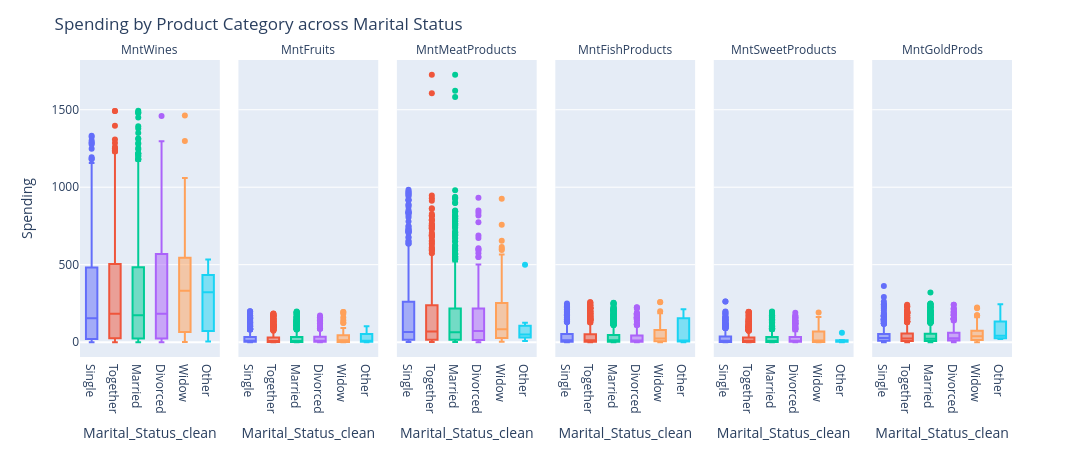

This figure's notebook cell:
### Code cell
df_long = df_q1_1.melt(
    id_vars='Marital_Status_clean',
    value_vars=product_cols,
    var_name='Product',
    value_name='Spending'
)

fig = px.box(
    df_long,
    x='Marital_Status_clean',
    y='Spending',
    color='Marital_Status_clean',
    facet_col='Product',
    points='outliers'
)

fig.update_layout(
    title='Spending by Product Category across Marital Status',
    height=450,
    width=1100,
    showlegend=False
)

fig.for_each_annotation(lambda a: a.update(text=a.text.replace("Product=", "")))
fig.show()

### Figure 1 — Plotly figure (JSON) as saved in the notebook; plotly's stock layout.template omitted (floating-point values rounded to 4 significant figures; data arrays with more than 128 entries replaced by an {"elided": "..."} marker saying what was removed)
{"data": [{"alignmentgroup": "True", "boxpoints": "outliers", "hovertemplate": "Marital_Status_clean=%{x}<br>Product=MntWines<br>Spending=%{y}<extra></extra>", "legendgroup": "Single", "marker": {"color": "#636efa"}, "name": "Single", "notched": false, "offsetgroup": "Single", "orientation": "v", "showlegend": true, "type": "box", "x": {"elided": "480 str values"}, "x0": " ", "xaxis": "x", "y": {"elided": "480 int values"}, "y0": " ", "yaxis": "y"}, {"alignmentgroup": "True", "boxpoints": "outliers", "hovertemplate": "Marital_Status_clean=%{x}<br>Product=MntFruits<br>Spending=%{y}<extra></extra>", "legendgroup": "Single", "marker": {"color": "#636efa"}, "name": "Single", "notched": false, "offsetgroup": "Single", "orientation": "v", "showlegend": false, "type": "box", "x": {"elided": "480 str values"}, "x0": " ", "xaxis": "x2", "y": {"elided": "480 int values"}, "y0": " ", "yaxis": "y2"}, {"alignmentgroup": "True", "boxpoints": "outliers", "hovertemplate": "Marital_Status_clean=%{x}<br>Product=MntMeatProducts<br>Spending=%{y}<extra></extra>", "legendgroup": "Single", "marker": {"color": "#636efa"}, "name": "Single", "notched": false, "offsetgroup": "Single", "orientation": "v", "showlegend": false, "type": "box", "x": {"elided": "480 str values"}, "x0": " ", "xaxis": "x3", "y": {"elided": "480 int values"}, "y0": " ", "yaxis": "y3"}, {"alignmentgroup": "True", "boxpoints": "outliers", "hovertemplate": "Marital_Status_clean=%{x}<br>Product=MntFishProducts<br>Spending=%{y}<extra></extra>", "legendgroup": "Single", "marker": {"color": "#636efa"}, "name": "Single", "notched": false, "offsetgroup": "Single", "orientation": "v", "showlegend": false, "type": "box", "x": {"elided": "480 str values"}, "x0": " ", "xaxis": "x4", "y": {"elided": "480 int values"}, "y0": " ", "yaxis": "y4"}, {"alignmentgroup": "True", "boxpoints": "outliers", "hovertemplate": "Marital_Status_clean=%{x}<br>Product=MntSweetProducts<br>Spending=%{y}<extra></extra>", "legendgroup": "Single", "marker": {"color": "#636efa"}, "name": "Single", "notched": false, "offsetgroup": "Single", "orientation": "v", "showlegend": false, "type": "box", "x": {"elided": "480 str values"}, "x0": " ", "xaxis": "x5", "y": {"elided": "480 int values"}, "y0": " ", "yaxis": "y5"}, {"alignmentgroup": "True", "boxpoints": "outliers", "hovertemplate": "Marital_Status_clean=%{x}<br>Product=MntGoldProds<br>Spending=%{y}<extra></extra>", "legendgroup": "Single", "marker": {"color": "#636efa"}, "name": "Single", "notched": false, "offsetgroup": "Single", "orientation": "v", "showlegend": false, "type": "box", "x": {"elided": "480 str values"}, "x0": " ", "xaxis": "x6", "y": {"elided": "480 int values"}, "y0": " ", "yaxis": "y6"}, {"alignmentgroup": "True", "boxpoints": "outliers", "hovertemplate": "Marital_Status_clean=%{x}<br>Product=MntWines<br>Spending=%{y}<extra></extra>", "legendgroup": "Together", "marker": {"color": "#EF553B"}, "name": "Together", "notched": false, "offsetgroup": "Together", "orientation": "v", "showlegend": true, "type": "box", "x": {"elided": "580 str values"}, "x0": " ", "xaxis": "x", "y": {"elided": "580 int values"}, "y0": " ", "yaxis": "y"}, {"alignmentgroup": "True", "boxpoints": "outliers", "hovertemplate": "Marital_Status_clean=%{x}<br>Product=MntFruits<br>Spending=%{y}<extra></extra>", "legendgroup": "Together", "marker": {"color": "#EF553B"}, "name": "Together", "notched": false, "offsetgroup": "Together", "orientation": "v", "showlegend": false, "type": "box", "x": {"elided": "580 str values"}, "x0": " ", "xaxis": "x2", "y": {"elided": "580 int values"}, "y0": " ", "yaxis": "y2"}, {"alignmentgroup": "True", "boxpoints": "outliers", "hovertemplate": "Marital_Status_clean=%{x}<br>Product=MntMeatProducts<br>Spending=%{y}<extra></extra>", "legendgroup": "Together", "marker": {"color": "#EF553B"}, "name": "Together", "notched": false, "offsetgroup": "Together", "orientation": "v", "showlegend": false, "type": "box", "x": {"elided": "580 str values"}, "x0": " ", "xaxis": "x3", "y": {"elided": "580 int values"}, "y0": " ", "yaxis": "y3"}, {"alignmentgroup": "True", "boxpoints": "outliers", "hovertemplate": "Marital_Status_clean=%{x}<br>Product=MntFishProducts<br>Spending=%{y}<extra></extra>", "legendgroup": "Together", "marker": {"color": "#EF553B"}, "name": "Together", "notched": false, "offsetgroup": "Together", "orientation": "v", "showlegend": false, "type": "box", "x": {"elided": "580 str values"}, "x0": " ", "xaxis": "x4", "y": {"elided": "580 int values"}, "y0": " ", "yaxis": "y4"}, {"alignmentgroup": "True", "boxpoints": "outliers", "hovertemplate": "Marital_Status_clean=%{x}<br>Product=MntSweetProducts<br>Spending=%{y}<extra></extra>", "legendgroup": "Together", "marker": {"color": "#EF553B"}, "name": "Together", "notched": false, "offsetgroup": "Together", "orientation": "v", "showlegend": false, "type": "box", "x": {"elided": "580 str values"}, "x0": " ", "xaxis": "x5", "y": {"elided": "580 int values"}, "y0": " ", "yaxis": "y5"}, {"alignmentgroup": "True", "boxpoints": "outliers", "hovertemplate": "Marital_Status_clean=%{x}<br>Product=MntGoldProds<br>Spending=%{y}<extra></extra>", "legendgroup": "Together", "marker": {"color": "#EF553B"}, "name": "Together", "notched": false, "offsetgroup": "Together", "orientation": "v", "showlegend": false, "type": "box", "x": {"elided": "580 str values"}, "x0": " ", "xaxis": "x6", "y": {"elided": "580 int values"}, "y0": " ", "yaxis": "y6"}, {"alignmentgroup": "True", "boxpoints": "outliers", "hovertemplate": "Marital_Status_clean=%{x}<br>Product=MntWines<br>Spending=%{y}<extra></extra>", "legendgroup": "Married", "marker": {"color": "#00cc96"}, "name": "Married", "notched": false, "offsetgroup": "Married", "orientation": "v", "showlegend": true, "type": "box", "x": {"elided": "864 str values"}, "x0": " ", "xaxis": "x", "y": {"elided": "864 int values"}, "y0": " ", "yaxis": "y"}, {"alignmentgroup": "True", "boxpoints": "outliers", "hovertemplate": "Marital_Status_clean=%{x}<br>Product=MntFruits<br>Spending=%{y}<extra></extra>", "legendgroup": "Married", "marker": {"color": "#00cc96"}, "name": "Married", "notched": false, "offsetgroup": "Married", "orientation": "v", "showlegend": false, "type": "box", "x": {"elided": "864 str values"}, "x0": " ", "xaxis": "x2", "y": {"elided": "864 int values"}, "y0": " ", "yaxis": "y2"}, {"alignmentgroup": "True", "boxpoints": "outliers", "hovertemplate": "Marital_Status_clean=%{x}<br>Product=MntMeatProducts<br>Spending=%{y}<extra></extra>", "legendgroup": "Married", "marker": {"color": "#00cc96"}, "name": "Married", "notched": false, "offsetgroup": "Married", "orientation": "v", "showlegend": false, "type": "box", "x": {"elided": "864 str values"}, "x0": " ", "xaxis": "x3", "y": {"elided": "864 int values"}, "y0": " ", "yaxis": "y3"}, {"alignmentgroup": "True", "boxpoints": "outliers", "hovertemplate": "Marital_Status_clean=%{x}<br>Product=MntFishProducts<br>Spending=%{y}<extra></extra>", "legendgroup": "Married", "marker": {"color": "#00cc96"}, "name": "Married", "notched": false, "offsetgroup": "Married", "orientation": "v", "showlegend": false, "type": "box", "x": {"elided": "864 str values"}, "x0": " ", "xaxis": "x4", "y": {"elided": "864 int values"}, "y0": " ", "yaxis": "y4"}, {"alignmentgroup": "True", "boxpoints": "outliers", "hovertemplate": "Marital_Status_clean=%{x}<br>Product=MntSweetProducts<br>Spending=%{y}<extra></extra>", "legendgroup": "Married", "marker": {"color": "#00cc96"}, "name": "Married", "notched": false, "offsetgroup": "Married", "orientation": "v", "showlegend": false, "type": "box", "x": {"elided": "864 str values"}, "x0": " ", "xaxis": "x5", "y": {"elided": "864 int values"}, "y0": " ", "yaxis": "y5"}, {"alignmentgroup": "True", "boxpoints": "outliers", "hovertemplate": "Marital_Status_clean=%{x}<br>Product=MntGoldProds<br>Spending=%{y}<extra></extra>", "legendgroup": "Married", "marker": {"color": "#00cc96"}, "name": "Married", "notched": false, "offsetgroup": "Married", "orientation": "v", "showlegend": false, "type": "box", "x": {"elided": "864 str values"}, "x0": " ", "xaxis": "x6", "y": {"elided": "864 int values"}, "y0": " ", "yaxis": "y6"}, {"alignmentgroup": "True", "boxpoints": "outliers", "hovertemplate": "Marital_Status_clean=%{x}<br>Product=MntWines<br>Spending=%{y}<extra></extra>", "legendgroup": "Divorced", "marker": {"color": "#ab63fa"}, "name": "Divorced", "notched": false, "offsetgroup": "Divorced", "orientation": "v", "showlegend": true, "type": "box", "x": {"elided": "232 str values"}, "x0": " ", "xaxis": "x", "y": {"elided": "232 int values"}, "y0": " ", "yaxis": "y"}, {"alignmentgroup": "True", "boxpoints": "outliers", "hovertemplate": "Marital_Status_clean=%{x}<br>Product=MntFruits<br>Spending=%{y}<extra></extra>", "legendgroup": "Divorced", "marker": {"color": "#ab63fa"}, "name": "Divorced", "notched": false, "offsetgroup": "Divorced", "orientation": "v", "showlegend": false, "type": "box", "x": {"elided": "232 str values"}, "x0": " ", "xaxis": "x2", "y": {"elided": "232 int values"}, "y0": " ", "yaxis": "y2"}, {"alignmentgroup": "True", "boxpoints": "outliers", "hovertemplate": "Marital_Status_clean=%{x}<br>Product=MntMeatProducts<br>Spending=%{y}<extra></extra>", "legendgroup": "Divorced", "marker": {"color": "#ab63fa"}, "name": "Divorced", "notched": false, "offsetgroup": "Divorced", "orientation": "v", "showlegend": false, "type": "box", "x": {"elided": "232 str values"}, "x0": " ", "xaxis": "x3", "y": {"elided": "232 int values"}, "y0": " ", "yaxis": "y3"}, {"alignmentgroup": "True", "boxpoints": "outliers", "hovertemplate": "Marital_Status_clean=%{x}<br>Product=MntFishProducts<br>Spending=%{y}<extra></extra>", "legendgroup": "Divorced", "marker": {"color": "#ab63fa"}, "name": "Divorced", "notched": false, "offsetgroup": "Divorced", "orientation": "v", "showlegend": false, "type": "box", "x": {"elided": "232 str values"}, "x0": " ", "xaxis": "x4", "y": {"elided": "232 int values"}, "y0": " ", "yaxis": "y4"}, {"alignmentgroup": "True", "boxpoints": "outliers", "hovertemplate": "Marital_Status_clean=%{x}<br>Product=MntSweetProducts<br>Spending=%{y}<extra></extra>", "legendgroup": "Divorced", "marker": {"color": "#ab63fa"}, "name": "Divorced", "notched": false, "offsetgroup": "Divorced", "orientation": "v", "showlegend": false, "type": "box", "x": {"elided": "232 str values"}, "x0": " ", "xaxis": "x5", "y": {"elided": "232 int values"}, "y0": " ", "yaxis": "y5"}, {"alignmentgroup": "True", "boxpoints": "outliers", "hovertemplate": "Marital_Status_clean=%{x}<br>Product=MntGoldProds<br>Spending=%{y}<extra></extra>", "legendgroup": "Divorced", "marker": {"color": "#ab63fa"}, "name": "Divorced", "notched": false, "offsetgroup": "Divorced", "orientation": "v", "showlegend": false, "type": "box", "x": {"elided": "232 str values"}, "x0": " ", "xaxis": "x6", "y": {"elided": "232 int values"}, "y0": " ", "yaxis": "y6"}, {"alignmentgroup": "True", "boxpoints": "outliers", "hovertemplate": "Marital_Status_clean=%{x}<br>Product=MntWines<br>Spending=%{y}<extra></extra>", "legendgroup": "Widow", "marker": {"color": "#FFA15A"}, "name": "Widow", "notched": false, "offsetgroup": "Widow", "orientation": "v", "showlegend": true, "type": "box", "x": ["Widow", "Widow", "Widow", "Widow", "Widow", "Widow", "Widow", "Widow", "Widow", "Widow", "Widow", "Widow", "Widow", "Widow", "Widow", "Widow", "Widow", "Widow", "Widow", "Widow", "Widow", "Widow", "Widow", "Widow", "Widow", "Widow", "Widow", "Widow", "Widow", "Widow", "Widow", "Widow", "Widow", "Widow", "Widow", "Widow", "Widow", "Widow", "Widow", "Widow", "Widow", "Widow", "Widow", "Widow", "Widow", "Widow", "Widow", "Widow", "Widow", "Widow", "Widow", "Widow", "Widow", "Widow", "Widow", "Widow", "Widow", "Widow", "Widow", "Widow", "Widow", "Widow", "Widow", "Widow", "Widow", "Widow", "Widow", "Widow", "Widow", "Widow", "Widow", "Widow", "Widow", "Widow", "Widow", "Widow", "Widow"], "x0": " ", "xaxis": "x", "y": [55, 245, 546, 505, 182, 901, 395, 1, 15, 512, 43, 400, 161, 112, 4, 24, 815, 162, 63, 416, 1060, 55, 162, 5, 625, 445, 371, 67, 445, 19, 860, 205, 5, 953, 12, 27, 158, 508, 735, 1298, 341, 62, 13, 972, 508, 332, 431, 293, 595, 67, 50, 19, 612, 861, 380, 15, 267, 167, 488, 100, 953, 710, 344, 605, 67, 1462, 526, 618, 526, 544, 3, 532, 189, 154, 154, 570, 332], "y0": " ", "yaxis": "y"}, {"alignmentgroup": "True", "boxpoints": "outliers", "hovertemplate": "Marital_Status_clean=%{x}<br>Product=MntFruits<br>Spending=%{y}<extra></extra>", "legendgroup": "Widow", "marker": {"color": "#FFA15A"}, "name": "Widow", "notched": false, "offsetgroup": "Widow", "orientation": "v", "showlegend": false, "type": "box", "x": ["Widow", "Widow", "Widow", "Widow", "Widow", "Widow", "Widow", "Widow", "Widow", "Widow", "Widow", "Widow", "Widow", "Widow", "Widow", "Widow", "Widow", "Widow", "Widow", "Widow", "Widow", "Widow", "Widow", "Widow", "Widow", "Widow", "Widow", "Widow", "Widow", "Widow", "Widow", "Widow", "Widow", "Widow", "Widow", "Widow", "Widow", "Widow", "Widow", "Widow", "Widow", "Widow", "Widow", "Widow", "Widow", "Widow", "Widow", "Widow", "Widow", "Widow", "Widow", "Widow", "Widow", "Widow", "Widow", "Widow", "Widow", "Widow", "Widow", "Widow", "Widow", "Widow", "Widow", "Widow", "Widow", "Widow", "Widow", "Widow", "Widow", "Widow", "Widow", "Widow", "Widow", "Widow", "Widow", "Widow", "Widow"], "x0": " ", "xaxis": "x2", "y": [0, 19, 0, 0, 4, 61, 183, 26, 0, 0, 12, 4, 0, 0, 1, 1, 10, 61, 10, 46, 21, 0, 25, 6, 35, 53, 159, 1, 53, 1, 28, 20, 1, 0, 1, 0, 19, 124, 40, 0, 142, 1, 6, 19, 5, 194, 82, 35, 71, 4, 4, 0, 91, 31, 0, 0, 6, 48, 23, 71, 0, 15, 45, 10, 4, 16, 80, 44, 35, 35, 3, 126, 10, 0, 0, 73, 194], "y0": " ", "yaxis": "y2"}, {"alignmentgroup": "True", "boxpoints": "outliers", "hovertemplate": "Marital_Status_clean=%{x}<br>Product=MntMeatProducts<br>Spending=%{y}<extra></extra>", "legendgroup": "Widow", "marker": {"color": "#FFA15A"}, "name": "Widow", "notched": false, "offsetgroup": "Widow", "orientation": "v", "showlegend": false, "type": "box", "x": ["Widow", "Widow", "Widow", "Widow", "Widow", "Widow", "Widow", "Widow", "Widow", "Widow", "Widow", "Widow", "Widow", "Widow", "Widow", "Widow", "Widow", "Widow", "Widow", "Widow", "Widow", "Widow", "Widow", "Widow", "Widow", "Widow", "Widow", "Widow", "Widow", "Widow", "Widow", "Widow", "Widow", "Widow", "Widow", "Widow", "Widow", "Widow", "Widow", "Widow", "Widow", "Widow", "Widow", "Widow", "Widow", "Widow", "Widow", "Widow", "Widow", "Widow", "Widow", "Widow", "Widow", "Widow", "Widow", "Widow", "Widow", "Widow", "Widow", "Widow", "Widow", "Widow", "Widow", "Widow", "Widow", "Widow", "Widow", "Widow", "Widow", "Widow", "Widow", "Widow", "Widow", "Widow", "Widow", "Widow", "Widow"], "x0": " ", "xaxis": "x3", "y": [6, 125, 48, 26, 33, 757, 565, 25, 12, 83, 96, 35, 253, 6, 5, 108, 239, 83, 83, 925, 530, 6, 53, 10, 169, 213, 194, 20, 213, 10, 409, 47, 5, 71, 3, 12, 288, 249, 183, 70, 113, 16, 7, 595, 21, 377, 441, 179, 153, 32, 28, 5, 520, 558, 47, 12, 54, 602, 71, 243, 71, 30, 654, 345, 32, 128, 553, 215, 214, 133, 24, 490, 253, 50, 50, 614, 377], "y0": " ", "yaxis": "y3"}, {"alignmentgroup": "True", "boxpoints": "outliers", "hovertemplate": "Marital_Status_clean=%{x}<br>Product=MntFishProducts<br>Spending=%{y}<extra></extra>", "legendgroup": "Widow", "marker": {"color": "#FFA15A"}, "name": "Widow", "notched": false, "offsetgroup": "Widow", "orientation": "v", "showlegend": false, "type": "box", "x": ["Widow", "Widow", "Widow", "Widow", "Widow", "Widow", "Widow", "Widow", "Widow", "Widow", "Widow", "Widow", "Widow", "Widow", "Widow", "Widow", "Widow", "Widow", "Widow", "Widow", "Widow", "Widow", "Widow", "Widow", "Widow", "Widow", "Widow", "Widow", "Widow", "Widow", "Widow", "Widow", "Widow", "Widow", "Widow", "Widow", "Widow", "Widow", "Widow", "Widow", "Widow", "Widow", "Widow", "Widow", "Widow", "Widow", "Widow", "Widow", "Widow", "Widow", "Widow", "Widow", "Widow", "Widow", "Widow", "Widow", "Widow", "Widow", "Widow", "Widow", "Widow", "Widow", "Widow", "Widow", "Widow", "Widow", "Widow", "Widow", "Widow", "Widow", "Widow", "Widow", "Widow", "Widow", "Widow", "Widow", "Widow"], "x0": " ", "xaxis": "x4", "y": [2, 37, 0, 0, 0, 186, 166, 17, 7, 0, 78, 6, 199, 2, 2, 29, 28, 97, 7, 60, 32, 2, 16, 6, 58, 104, 58, 0, 104, 2, 73, 23, 10, 0, 0, 0, 25, 50, 52, 37, 259, 3, 0, 180, 7, 149, 80, 46, 120, 17, 6, 0, 258, 62, 6, 7, 8, 63, 15, 108, 0, 20, 104, 84, 17, 0, 123, 0, 69, 23, 34, 164, 56, 6, 6, 133, 149], "y0": " ", "yaxis": "y4"}, {"alignmentgroup": "True", "boxpoints": "outliers", "hovertemplate": "Marital_Status_clean=%{x}<br>Product=MntSweetProducts<br>Spending=%{y}<extra></extra>", "legendgroup": "Widow", "marker": {"color": "#FFA15A"}, "name": "Widow", "notched": false, "offsetgroup": "Widow", "orientation": "v", "showlegend": false, "type": "box", "x": ["Widow", "Widow", "Widow", "Widow", "Widow", "Widow", "Widow", "Widow", "Widow", "Widow", "Widow", "Widow", "Widow", "Widow", "Widow", "Widow", "Widow", "Widow", "Widow", "Widow", "Widow", "Widow", "Widow", "Widow", "Widow", "Widow", "Widow", "Widow", "Widow", "Widow", "Widow", "Widow", "Widow", "Widow", "Widow", "Widow", "Widow", "Widow", "Widow", "Widow", "Widow", "Widow", "Widow", "Widow", "Widow", "Widow", "Widow", "Widow", "Widow", "Widow", "Widow", "Widow", "Widow", "Widow", "Widow", "Widow", "Widow", "Widow", "Widow", "Widow", "Widow", "Widow", "Widow", "Widow", "Widow", "Widow", "Widow", "Widow", "Widow", "Widow", "Widow", "Widow", "Widow", "Widow", "Widow", "Widow", "Widow"], "x0": " ", "xaxis": "x5", "y": [0, 67, 6, 0, 0, 163, 141, 23, 3, 0, 40, 0, 191, 1, 0, 29, 10, 57, 19, 107, 0, 0, 0, 5, 17, 98, 106, 2, 98, 1, 56, 2, 0, 0, 0, 1, 0, 38, 20, 14, 151, 2, 3, 26, 5, 125, 20, 59, 112, 2, 3, 0, 107, 95, 0, 3, 3, 72, 0, 94, 0, 0, 11, 54, 2, 0, 94, 17, 53, 151, 7, 126, 43, 11, 11, 102, 125], "y0": " ", "yaxis": "y5"}, {"alignmentgroup": "True", "boxpoints": "outliers", "hovertemplate": "Marital_Status_clean=%{x}<br>Product=MntGoldProds<br>Spending=%{y}<extra></extra>", "legendgroup": "Widow", "marker": {"color": "#FFA15A"}, "name": "Widow", "notched": false, "offsetgroup": "Widow", "orientation": "v", "showlegend": false, "type": "box", "x": ["Widow", "Widow", "Widow", "Widow", "Widow", "Widow", "Widow", "Widow", "Widow", "Widow", "Widow", "Widow", "Widow", "Widow", "Widow", "Widow", "Widow", "Widow", "Widow", "Widow", "Widow", "Widow", "Widow", "Widow", "Widow", "Widow", "Widow", "Widow", "Widow", "Widow", "Widow", "Widow", "Widow", "Widow", "Widow", "Widow", "Widow", "Widow", "Widow", "Widow", "Widow", "Widow", "Widow", "Widow", "Widow", "Widow", "Widow", "Widow", "Widow", "Widow", "Widow", "Widow", "Widow", "Widow", "Widow", "Widow", "Widow", "Widow", "Widow", "Widow", "Widow", "Widow", "Widow", "Widow", "Widow", "Widow", "Widow", "Widow", "Widow", "Widow", "Widow", "Widow", "Widow", "Widow", "Widow", "Widow", "Widow"], "x0": " ", "xaxis": "x6", "y": [4, 14, 6, 75, 66, 20, 28, 15, 7, 41, 55, 22, 122, 14, 3, 14, 108, 61, 19, 46, 224, 4, 10, 10, 35, 151, 141, 31, 151, 8, 56, 56, 7, 174, 7, 5, 38, 134, 30, 42, 66, 6, 3, 138, 10, 57, 102, 65, 41, 16, 26, 8, 107, 79, 34, 7, 50, 72, 59, 219, 174, 0, 114, 32, 16, 160, 53, 36, 35, 107, 31, 126, 64, 37, 37, 73, 57], "y0": " ", "yaxis": "y6"}, {"alignmentgroup": "True", "boxpoints": "outliers", "hovertemplate": "Marital_Status_clean=%{x}<br>Product=MntWines<br>Spending=%{y}<extra></extra>", "legendgroup": "Other", "marker": {"color": "#19d3f3"}, "name": "Other", "notched": false, "offsetgroup": "Other", "orientation": "v", "showlegend": true, "type": "box", "x": ["Other", "Other", "Other", "Other", "Other", "Other", "Other"], "x0": " ", "xaxis": "x", "y": [534, 15, 5, 471, 240, 322, 322], "y0": " ", "yaxis": "y"}, {"alignmentgroup": "True", "boxpoints": "outliers", "hovertemplate": "Marital_Status_clean=%{x}<br>Product=MntFruits<br>Spending=%{y}<extra></extra>", "legendgroup": "Other", "marker": {"color": "#19d3f3"}, "name": "Other", "notched": false, "offsetgroup": "Other", "orientation": "v", "showlegend": false, "type": "box", "x": ["Other", "Other", "Other", "Other", "Other", "Other", "Other"], "x0": " ", "xaxis": "x2", "y": [5, 0, 7, 102, 67, 3, 3], "y0": " ", "yaxis": "y2"}, {"alignmentgroup": "True", "boxpoints": "outliers", "hovertemplate": "Marital_Status_clean=%{x}<br>Product=MntMeatProducts<br>Spending=%{y}<extra></extra>", "legendgroup": "Other", "marker": {"color": "#19d3f3"}, "name": "Other", "notched": false, "offsetgroup": "Other", "orientation": "v", "showlegend": false, "type": "box", "x": ["Other", "Other", "Other", "Other", "Other", "Other", "Other"], "x0": " ", "xaxis": "x3", "y": [47, 8, 24, 125, 500, 50, 50], "y0": " ", "yaxis": "y3"}, {"alignmentgroup": "True", "boxpoints": "outliers", "hovertemplate": "Marital_Status_clean=%{x}<br>Product=MntFishProducts<br>Spending=%{y}<extra></extra>", "legendgroup": "Other", "marker": {"color": "#19d3f3"}, "name": "Other", "notched": false, "offsetgroup": "Other", "orientation": "v", "showlegend": false, "type": "box", "x": ["Other", "Other", "Other", "Other", "Other", "Other", "Other"], "x0": " ", "xaxis": "x4", "y": [0, 4, 19, 212, 199, 4, 4], "y0": " ", "yaxis": "y4"}, {"alignmentgroup": "True", "boxpoints": "outliers", "hovertemplate": "Marital_Status_clean=%{x}<br>Product=MntSweetProducts<br>Spending=%{y}<extra></extra>", "legendgroup": "Other", "marker": {"color": "#19d3f3"}, "name": "Other", "notched": false, "offsetgroup": "Other", "orientation": "v", "showlegend": false, "type": "box", "x": ["Other", "Other", "Other", "Other", "Other", "Other", "Other"], "x0": " ", "xaxis": "x5", "y": [5, 2, 14, 61, 0, 3, 3], "y0": " ", "yaxis": "y5"}, {"alignmentgroup": "True", "boxpoints": "outliers", "hovertemplate": "Marital_Status_clean=%{x}<br>Product=MntGoldProds<br>Spending=%{y}<extra></extra>", "legendgroup": "Other", "marker": {"color": "#19d3f3"}, "name": "Other", "notched": false, "offsetgroup": "Other", "orientation": "v", "showlegend": false, "type": "box", "x": ["Other", "Other", "Other", "Other", "Other", "Other", "Other"], "x0": " ", "xaxis": "x6", "y": [41, 20, 20, 245, 163, 42, 42], "y0": " ", "yaxis": "y6"}], "layout": {"annotations": [{"font": {}, "showarrow": false, "text": "MntWines", "x": 0.075, "xanchor": "center", "xref": "paper", "y": 1, "yanchor": "bottom", "yref": "paper"}, {"font": {}, "showarrow": false, "text": "MntFruits", "x": 0.245, "xanchor": "center", "xref": "paper", "y": 1, "yanchor": "bottom", "yref": "paper"}, {"font": {}, "showarrow": false, "text": "MntMeatProducts", "x": 0.415, "xanchor": "center", "xref": "paper", "y": 1, "yanchor": "bottom", "yref": "paper"}, {"font": {}, "showarrow": false, "text": "MntFishProducts", "x": 0.585, "xanchor": "center", "xref": "paper", "y": 1, "yanchor": "bottom", "yref": "paper"}, {"font": {}, "showarrow": false, "text": "MntSweetProducts", "x": 0.755, "xanchor": "center", "xref": "paper", "y": 1, "yanchor": "bottom", "yref": "paper"}, {"font": {}, "showarrow": false, "text": "MntGoldProds", "x": 0.925, "xanchor": "center", "xref": "paper", "y": 1, "yanchor": "bottom", "yref": "paper"}], "boxmode": "overlay", "height": 450, "legend": {"title": {"text": "Marital_Status_clean"}, "tracegroupgap": 0}, "margin": {"t": 60}, "showlegend": false, "title": {"text": "Spending by Product Category across Marital Status"}, "width": 1100, "xaxis": {"anchor": "y", "categoryarray": ["Single", "Together", "Married", "Divorced", "Widow", "Other"], "categoryorder": "array", "domain": [0, 0.15], "title": {"text": "Marital_Status_clean"}}, "xaxis2": {"anchor": "y2", "categoryarray": ["Single", "Together", "Married", "Divorced", "Widow", "Other"], "categoryorder": "array", "domain": [0.17, 0.32], "matches": "x", "title": {"text": "Marital_Status_clean"}}, "xaxis3": {"anchor": "y3", "categoryarray": ["Single", "Together", "Married", "Divorced", "Widow", "Other"], "categoryorder": "array", "domain": [0.34, 0.49], "matches": "x", "title": {"text": "Marital_Status_clean"}}, "xaxis4": {"anchor": "y4", "categoryarray": ["Single", "Together", "Married", "Divorced", "Widow", "Other"], "categoryorder": "array", "domain": [0.51, 0.66], "matches": "x", "title": {"text": "Marital_Status_clean"}}, "xaxis5": {"anchor": "y5", "categoryarray": ["Single", "Together", "Married", "Divorced", "Widow", "Other"], "categoryorder": "array", "domain": [0.68, 0.83], "matches": "x", "title": {"text": "Marital_Status_clean"}}, "xaxis6": {"anchor": "y6", "categoryarray": ["Single", "Together", "Married", "Divorced", "Widow", "Other"], "categoryorder": "array", "domain": [0.85, 1], "matches": "x", "title": {"text": "Marital_Status_clean"}}, "yaxis": {"anchor": "x", "domain": [0, 1], "title": {"text": "Spending"}}, "yaxis2": {"anchor": "x2", "domain": [0, 1], "matches": "y", "showticklabels": false}, "yaxis3": {"anchor": "x3", "domain": [0, 1], "matches": "y", "showticklabels": false}, "yaxis4": {"anchor": "x4", "domain": [0, 1], "matches": "y", "showticklabels": false}, "yaxis5": {"anchor": "x5", "domain": [0, 1], "matches": "y", "showticklabels": false}, "yaxis6": {"anchor": "x6", "domain": [0, 1], "matches": "y", "showticklabels": false}}}
